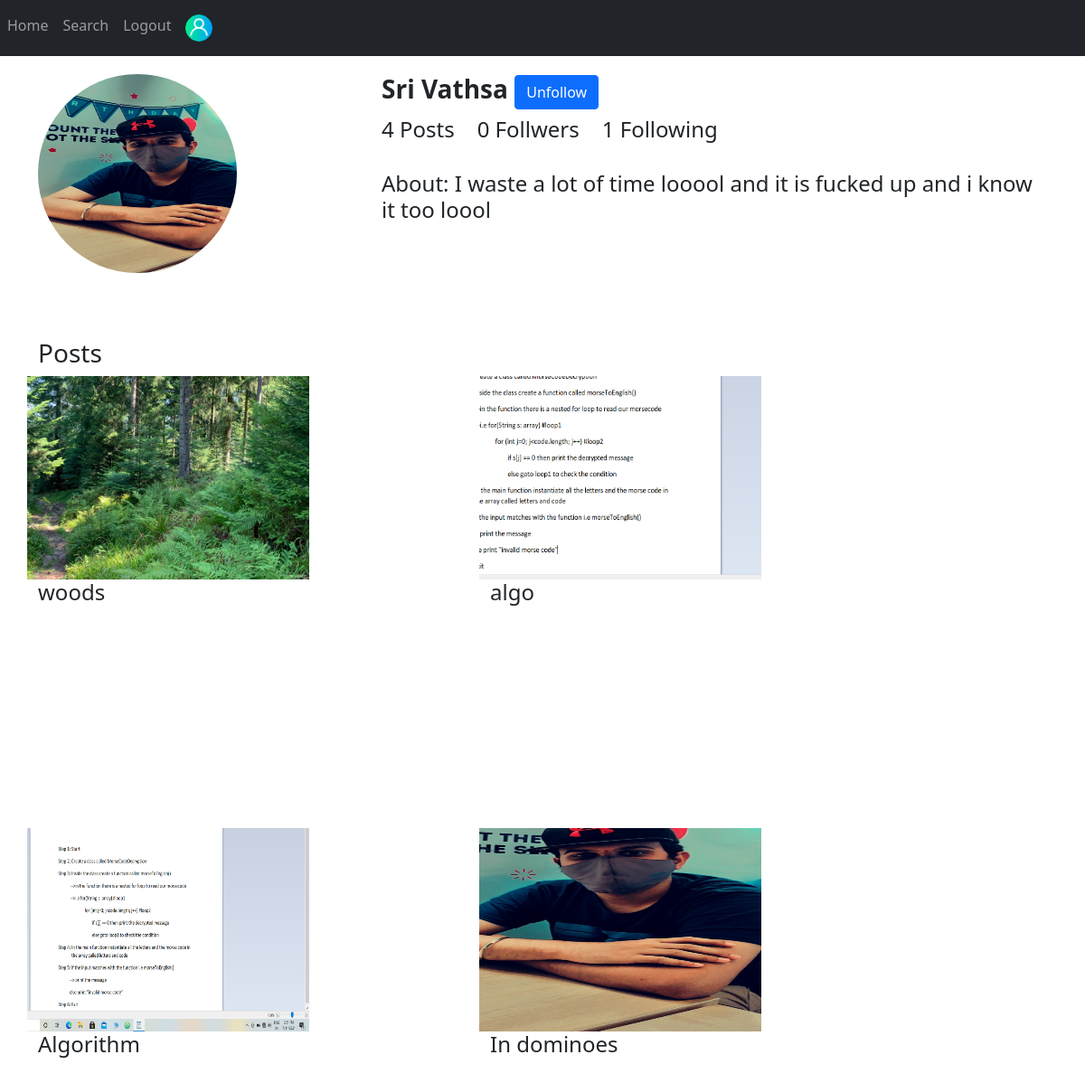
The page /posts/searched_user/srivathsa/ (signed in) on the database its author committed.
### accounts_app/models.py (models this page shows, shortened)
class UserProfile(models.Model):
    user = models.OneToOneField(User, on_delete=models.CASCADE, related_name='user_profile')
    profile_pic = models.ImageField(upload_to='profile_pics', blank=True)
    first_name = models.CharField(max_length=255, null=True)
    last_name = models.CharField(max_length=255, null=True)
    age = models.IntegerField(null=True)
    dob = models.DateField(blank=True, null=True)
    about = models.TextField(null=True)

### posts_app/models.py (models this page shows, shortened)
class Post(models.Model):
    name = models.ForeignKey(User, on_delete=models.CASCADE, related_name='posts')
    image = models.ImageField(upload_to='post_images')
    caption = models.CharField(max_length=500, null=True)
    date_posted = models.DateTimeField(auto_now_add=True)
    updated_date = models.DateTimeField(auto_now=True)
    class Meta:
        ordering = ['-date_posted']

### posts_app/views.py (the view)
# urls.py: path('searched_user/<username>/', views.searched_user, name='searched-user'),
@login_required
def searched_user(request,username):
    su = User.objects.get(username=username)
    already_followed = Follow.objects.filter(follower=request.user, following=su)
    if searched_user == request.user:
        return redirect('profiles')
    return render(request, "posts_app/searched_user.html",{
        'su':su,
        'already_followed': already_followed,
    })

### accounts_app/templates/posts_app/searched_user.html (shortened to what this page needs)
{% extends 'base.html' %}
{% load static %}
{% block includes %}
  {% include 'includes/navbar.html' %}
{% endblock %}
{% block content %}
<div class="row">
  <div class="col-sm-4">
    {% if su.user_profile.profile_pic %}
    <img src="{{ su.user_profile.profile_pic.url }}" width="220px" height="220px" alt="default profile pic" class="rounded-circle">
    {% else %}
    <img src="{% static 'accounts_app/images/profile.png' %}" width="220px" height="220px" alt="default profile pic" class="rounded-circle">
    {% endif %}
  </div>
  <div class="col-sm-8">
    <h3><strong>{{ su.user_profile.first_name|title }} {{ su.user_profile.last_name|title }}</strong>
    {% if not already_followed %}
      <a href="{% url 'follow' username=su.username  %}" class="btn btn-primary">Follow</a>
    {% else %}
      <a href="{% url 'un-follow' username=su.username %}"class="btn btn-primary">Unfollow</a>
    {% endif %}
    </h3>
    <h4>{{ su.posts.count }} Posts &nbsp;&nbsp; {{ su.followers.count }} Follwers &nbsp;&nbsp; {{ su.following.count }} Following  &nbsp;&nbsp;</h4>
    <br>
    {% if su.user_profile.about %}
    <h4>About: {{ su.user_profile.about }}</h4>
    {% endif %}
  </div>
</div>
<br><br><br>
<h3>Posts</h3>
<div class="row">
  {% for user_post in su.posts.all %}
  <div class="crop">
      <img src="{{ user_post.image.url }}" alt="{{ user_post.caption }}">
      <h4>{{ user_post.caption }}</h4>
  </div>
  {% endfor %}
{% endblock %}

### templates/base.html (shortened to what this page needs)
<!DOCTYPE html>
<html lang="en">
  <head>
    <link
      rel="stylesheet"
      href="https://cdn.jsdelivr.net/npm/bootstrap@5.1.0/dist/css/bootstrap.min.css"
    />
  </head>
  <body>
    {% block includes %} {% endblock %}
    <div class="container" style="padding-top: 20px">
      {% block content %} {% endblock %}
    </div>
  </body>
</html>

### accounts_app/templates/includes/navbar.html
{% load static %}
    <nav class="navbar navbar-expand-sm bg-dark navbar-dark">
      <ul class="navbar-nav">
        <li class="nav-item active" >
          <a href="{% url 'home' %}" class="nav-link">Home</a>
        </li>
        {% if user.is_authenticated %}
        <li class="nav-item active" >
          <a href="{% url 'search' %}" class="nav-link">Search</a>
        </li>
        <li class="nav-item active" >
          <a href="{% url 'logout' %}" class="nav-link">Logout</a>
        </li>
      {% endif %}
      <li class="nav-item active">
        {% if user.user_profile.profile_pic %}
        <a href="{% url 'user-details' %}" class="nav-link"><img src="{{ user.user_profile.profile_pic.url }}" width="40px" height="40px" alt="default profile pic" class="rounded-circle"></a>
        {% else %}
        <a href="{% url 'user-details' %}" class="nav-link"><img src="{% static 'accounts_app/images/profile.png' %}" width="30px" height="30px" alt="default profile pic" class="rounded-circle"></a>
        {% endif %}
    </li>
      </ul>
    </nav>

### accounts_app/templates/posts_app/searched_user.html (style rules this page uses)
.crop { width:500px; height:500px; overflow: hidden; }
.crop img { width: 400px; height:300px; margin: -75px 0 0 -100px; }

### rows shown on the page
Post: image (picture), caption "woods"
Post: image (picture), caption "algo"
Post: image (picture), caption "Algorithm"
Post: image (picture), caption "In dominoes"

### other values the page prints
{{ su.user_profile.first_name|title }} "Sri"
{{ su.user_profile.last_name|title }} "Vathsa"
{{ su.posts.count }} "4"
{{ su.followers.count }} "0"
{{ su.following.count }} "1"
{{ su.user_profile.about }} "I waste a lot of time looool and it is fucked up and i know it too loool"
